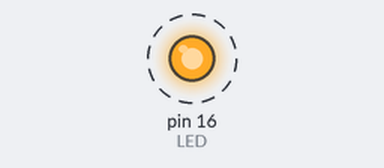
The program below on a simulated MicroPython board. On the bench: output pins drawn as LEDs (lit = HIGH). Dashed ring = blinking.

Above: at 0.5 s.
Timing chart, 0 to 4.6 s (numbered marks = the images above):
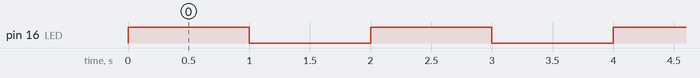

Measured:
- by itself, pin 16 (LED): alternates HIGH for 1.0 s and LOW for 1.0 s

The program:

LED_boucle_while.py
```python
# HEPL-2/3/2023
# Utilisation de boucle while avec la LED
# Hasiuk Ilya


#Pour les explications de cette partie voir dans le code LED_On_Off
import machine
import utime
LED = machine.Pin(16,machine.Pin.OUT)

# dans cette boucle for nous mettons le nombre de fois
#que l'on veut faire clignoter la LED, lorsque la boucle
#fait 5 tours, elle s'arrête

while True: #ce programme sera exécuté de manière répétée et continue jusqu'à ce qu'il soit artificiellement résilié
    LED.value(1)
    utime.sleep(1)
    LED.value(0)
    utime.sleep(1) #ce temps peut être changé par la valeur que vous desirez
```
